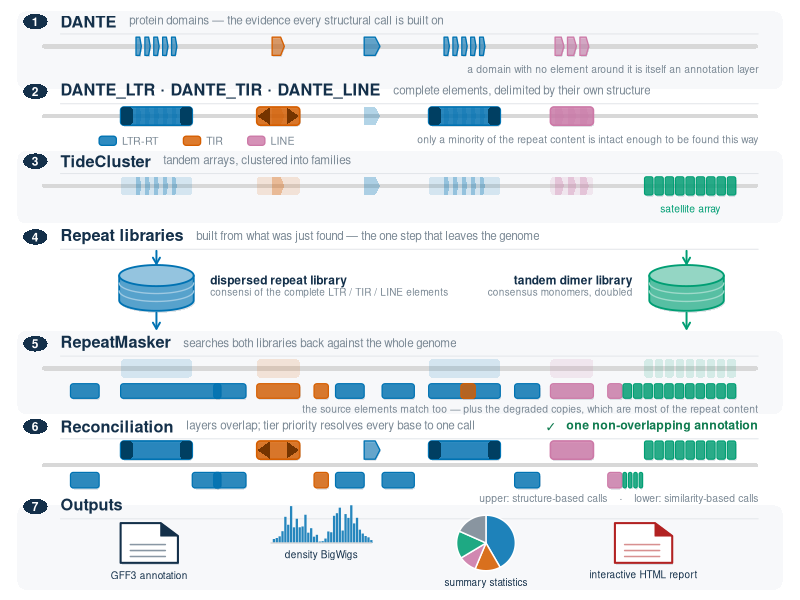
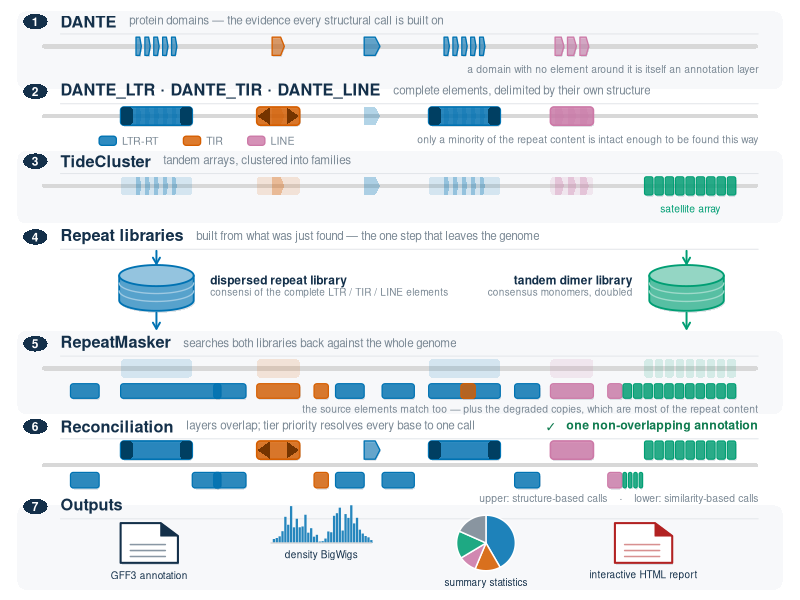

These charts were generated, in order, by the following R code:
#!/usr/bin/env Rscript
# make_workflow_figure.R -- the conceptual CARP schematic used in README.md.
#
#   scripts/make_workflow_figure.R [output_dir]      (default: figs)
#
# Produces figs/carp_workflow.{png,svg} from one drawing definition.
#
# This is deliberately NOT the same figure as figs/workflow_overview.svg, which
# scripts/make_workflow_diagram.py derives live from `snakemake --rulegraph` and
# which answers "which rules run in what order". This one answers "what does the
# pipeline do to a genome", and is hand-authored: it stays at the level of tools
# and concepts, never rule names or thresholds, because unlike the rulegraph it
# cannot be checked against the code and would otherwise drift.
#
# Visual vocabulary is shared with dante_ltr's README figures on purpose, so a
# reader moving between the two repositories is not relearning a language: a
# thin genome track spanning the full width, numbered stages down the page with
# the caption ABOVE its track (a left-hand caption gutter costs a fifth of the
# width and shrinks every glyph with it), earlier layers ghosted in later
# stages, and the Okabe-Ito palette with one rule -- a colour never means two
# things.
#
# Base R graphics only: R is already a runtime dependency (envs/tidecluster.yaml)
# so the figure needs nothing new to regenerate.

args   <- commandArgs(trailingOnly = TRUE)
OUTDIR <- if (length(args) >= 1) args[1] else "figs"
dir.create(OUTDIR, showWarnings = FALSE, recursive = TRUE)

# --- palette (Okabe-Ito, softened) ----------------------------------------
# Fill is the hue at reduced strength, border the hue at full strength: flat
# blocks read as diagrams, a fill/border pair reads as an object.
COL <- list(
  ltr    = "#0072B2",  # blue            LTR retrotransposons  (DANTE_LTR)
  tir    = "#D55E00",  # vermillion      TIR DNA transposons   (DANTE_TIR)
  line   = "#CC79A7",  # reddish purple  LINEs                 (DANTE_LINE)
  tandem = "#009E73",  # bluish green    tandem repeats        (TideCluster)
  track  = "#D8D8D8",
  band   = "#F7F8FA",
  rule   = "#E3E6EA",
  ink    = "#14304A",
  mute   = "#7A8894",
  flag   = "#B22222",
  shadow = "#12325020"
)
ghost <- function(col, a = 0.14) adjustcolor(col, alpha.f = a)
soft  <- function(col, a = 0.80) adjustcolor(col, alpha.f = a)

AR <- 1.26          # y-units per x-unit for a visually round corner

# --- one genomic region, identical coordinates in every stage --------------
ELEM <- list(
  ltr  = list(c(11, 21), c(54, 64)),
  tir  = list(c(30, 36)),
  line = list(c(71, 77))
)
SAT   <- c(84, 97)
SAT_RM <- c(81.0, 97.0)          # RM extends the array beyond the clustered part
FRAG <- list(
  ltr  = list(c(4, 8), c(24, 28.5), c(41, 45), c(47.5, 52), c(66, 69.5)),
  tir  = list(c(38, 40), c(58.5, 60.5)),
  line = list(c(79, 81))
)
ORPHAN   <- list(c(45, 47.2))    # a domain with no element around it

# RepeatMasker also hits the ELEMENTS the library was built from -- the library
# consensi come from them, so they are the best matches in the genome. One hit
# runs past its element into flanking degraded sequence.
RM_HIT <- c(
  list(list(c(11, 25),   "ltr")),      # element + a degraded continuation
  lapply(ELEM$ltr[-1],  function(e) list(e, "ltr")),
  lapply(ELEM$tir,      function(e) list(e, "tir")),
  lapply(ELEM$line,     function(e) list(e, "line")),
  unlist(lapply(names(FRAG), function(k)
    lapply(FRAG[[k]], function(f) list(f, k))), recursive = FALSE)
)

# interval subtraction, so the reconciled track is provably non-overlapping
# rather than drawn to look that way
subtract <- function(iv, blockers) {
  out <- list(iv)
  for (b in blockers) {
    nxt <- list()
    for (p in out) {
      if (b[2] <= p[1] || b[1] >= p[2]) { nxt <- c(nxt, list(p)); next }
      if (b[1] > p[1]) nxt <- c(nxt, list(c(p[1], b[1])))
      if (b[2] < p[2]) nxt <- c(nxt, list(c(b[2], p[2])))
    }
    out <- nxt
  }
  Filter(function(p) p[2] - p[1] > 0.25, out)
}

# domains sit INSIDE the element body, clear of the terminal structure
domains_of <- function(e, kind, n) {
  pad <- if (kind == "ltr") 1.9 else if (kind == "tir") 1.9 else 0.4
  x0 <- e[1] + pad; x1 <- e[2] - pad
  w  <- (x1 - x0)/n
  lapply(seq_len(n) - 1, function(i) c(x0 + i*w + 0.25, x0 + (i+1)*w - 0.25))
}
DOM <- c(
  lapply(domains_of(ELEM$ltr[[1]],  "ltr",  5), function(d) list(d, "ltr")),
  lapply(domains_of(ELEM$ltr[[2]],  "ltr",  5), function(d) list(d, "ltr")),
  lapply(domains_of(ELEM$tir[[1]],  "tir",  1), function(d) list(d, "tir")),
  lapply(domains_of(ELEM$line[[1]], "line", 3), function(d) list(d, "line")),
  lapply(ORPHAN, function(d) list(d, "ltr"))
)

# --- primitives -----------------------------------------------------------
rrect <- function(x0, y0, x1, y1, r, col, border = NA, lwd = 1.4, shadow = TRUE, lty = 1) {
  rx <- min(r, (x1 - x0)/2)
  ry <- min(rx * AR, (y1 - y0)/2)
  k  <- 10
  arc <- function(cx, cy, t0, t1) {
    t <- seq(t0, t1, length.out = k)
    cbind(cx + rx*cos(t), cy + ry*sin(t))
  }
  P <- rbind(arc(x1-rx, y0+ry, -pi/2, 0),      # bottom-right
             arc(x1-rx, y1-ry,     0, pi/2),   # top-right
             arc(x0+rx, y1-ry,  pi/2, pi),     # top-left
             arc(x0+rx, y0+ry,    pi, 1.5*pi)) # bottom-left
  if (shadow) polygon(P[,1] + 0.12, P[,2] - 0.30, col = COL$shadow, border = NA)
  polygon(P[,1], P[,2], col = col, border = border, lwd = lwd, lty = lty)
}

track <- function(y) {
  rrect(0, y-0.42, 100, y+0.42, 0.42, COL$track, border = NA, shadow = FALSE)
}

# a complete element: soft body, saturated border, its own terminal structure
element <- function(x0, x1, y, h, kind, col, faded = FALSE) {
  if (faded) { rrect(x0, y-h, x1, y+h, 0.5, ghost(col), border = NA, shadow = FALSE); return(invisible()) }
  rrect(x0, y-h, x1, y+h, 0.5, soft(col, .82), border = col, lwd = 1.6)
  dk <- adjustcolor(col, red.f = .55, green.f = .55, blue.f = .55)
  if (kind == "ltr") {
    rrect(x0, y-h, x0+1.7, y+h, 0.5, dk, border = NA, shadow = FALSE)
    rrect(x1-1.7, y-h, x1, y+h, 0.5, dk, border = NA, shadow = FALSE)
  } else if (kind == "tir") {
    polygon(c(x0+0.1, x0+1.8, x0+1.8), c(y, y+h*0.94, y-h*0.94), col = dk, border = NA)
    polygon(c(x1-0.1, x1-1.8, x1-1.8), c(y, y+h*0.94, y-h*0.94), col = dk, border = NA)
  }
}

domain <- function(x0, x1, y, h, col, faded = FALSE) {
  tip <- min((x1-x0)*0.30, 1.1)
  if (faded) {
    polygon(c(x0, x1-tip, x1, x1-tip, x0), c(y-h, y-h, y, y+h, y+h),
            col = ghost(col, .30), border = NA)
    return(invisible())
  }
  polygon(c(x0+0.12, x1-tip+0.12, x1+0.12, x1-tip+0.12, x0+0.12),
          c(y-h-0.30, y-h-0.30, y-0.30, y+h-0.30, y+h-0.30), col = COL$shadow, border = NA)
  polygon(c(x0, x1-tip, x1, x1-tip, x0), c(y-h, y-h, y, y+h, y+h),
          col = soft(col, .55), border = col, lwd = 1.3)
}

satellite <- function(x0, x1, y, h, col, faded = FALSE, n = NULL) {
  if (is.null(n)) n <- max(4, round((x1-x0)/1.45))
  w <- (x1-x0)/n
  for (i in seq_len(n) - 1) {
    a <- x0 + i*w + 0.13; b <- x0 + (i+1)*w - 0.13
    if (faded) rrect(a, y-h, b, y+h, 0.28, ghost(col), border = NA, shadow = FALSE)
    else       rrect(a, y-h, b, y+h, 0.28, soft(col, .82), border = col, lwd = 1.1)
  }
}

# --- stage furniture ------------------------------------------------------
band <- function(ytop, ybot) rrect(-3.4, ybot, 103.4, ytop, 1.2, COL$band, border = NA, shadow = FALSE)

caption <- function(n, title, sub, y, right = NA, rcol = "#0F7B4F") {
  rrect(-2.6, y-1.45, 0.8, y+1.45, 1.7, COL$ink, border = NA, shadow = FALSE)
  text(-0.9, y, n, col = "white", cex = 0.72, font = 2)
  text(2.6, y, title, col = COL$ink, cex = 0.98, font = 2, adj = 0)
  if (!is.na(sub))
    text(2.6 + strwidth(title, cex = 0.98, font = 2) + 1.8, y, sub,
         col = COL$mute, cex = 0.70, adj = 0)
  if (!is.na(right)) {
    text(100, y, right, col = rcol, cex = 0.74, font = 2, adj = 1)
    text(100 - strwidth(right, cex = 0.74, font = 2) - 1.4, y, "✓", col = rcol, cex = 0.8, font = 2, adj = 1)
  }
  segments(2.6, y-2.3, 100, y-2.3, col = COL$rule, lwd = 1)
}

note <- function(x, y, txt, col = COL$mute, cex = 0.62, adj = 1) text(x, y, txt, col = col, cex = cex, adj = adj)

# a database cylinder -- the libraries are stores, not boxes; label goes outside.
# Fills are OPAQUE tints rather than alpha: the body, its bottom cap and the top
# cap overlap, and translucent fills composited into visible density bands.
tint <- function(col, p) {           # p = how far towards white
  v <- col2rgb(col)/255
  rgb(v[1]*(1-p) + p, v[2]*(1-p) + p, v[3]*(1-p) + p)
}
db_icon <- function(cx, cy, rx, h, col) {
  ry   <- rx * AR * 0.30
  body <- tint(col, 0.34)
  cap  <- tint(col, 0.58)
  seam <- tint(col, 0.62)
  arc  <- function(cyy, t0, t1, n = 48) {
    t <- seq(t0, t1, length.out = n)
    cbind(cx + rx*cos(t), cyy + ry*sin(t))
  }
  # one outline for body + bottom cap, so there is no seam where they meet
  B <- rbind(c(cx-rx, cy+h/2), arc(cy-h/2, pi, 2*pi), c(cx+rx, cy+h/2))
  polygon(B[,1] + 0.16, B[,2] - 0.38, col = COL$shadow, border = NA)
  polygon(B[,1], B[,2], col = body, border = col, lwd = 1.8)
  for (d in c(0.30, 0.62)) {          # stacked-disk seams, front half only
    A <- arc(cy + h/2 - d*h, pi, 2*pi, 40)
    lines(A[,1], A[,2], col = seam, lwd = 1.3)
  }
  T <- arc(cy + h/2, 0, 2*pi, 64)
  polygon(T[,1], T[,2], col = cap, border = col, lwd = 1.8)
}

# icons -------------------------------------------------------------------
doc_icon <- function(x, y, w, h, col, lab) {
  f <- w*0.30
  polygon(c(x+0.15, x+w-f+0.15, x+w+0.15, x+w+0.15, x+0.15),
          c(y+h-0.35, y+h-0.35, y+h-f-0.35, y-h-0.35, y-h-0.35), col = COL$shadow, border = NA)
  polygon(c(x, x+w-f, x+w, x+w, x), c(y+h, y+h, y+h-f, y-h, y-h),
          col = "white", border = col, lwd = 2)
  polygon(c(x+w-f, x+w-f, x+w), c(y+h, y+h-f, y+h-f), col = col, border = col)
  for (i in 1:3) segments(x+w*0.17, y+h*0.22-i*h*0.30, x+w*0.78, y+h*0.22-i*h*0.30, col = soft(col,.5), lwd = 1.5)
  text(x+w/2, y-h-2.3, lab, col = COL$ink, cex = 0.60, adj = 0.5)
}
pie_icon <- function(cx, cy, r, cols, fracs, lab) {
  a0 <- pi/2
  for (i in seq_along(fracs)) {
    a1 <- a0 - 2*pi*fracs[i]; aa <- seq(a0, a1, length.out = 44)
    polygon(c(cx, cx + r*cos(aa)), c(cy, cy + r*AR*sin(aa)),
            col = soft(cols[i], .88), border = "white", lwd = 1.4)
    a0 <- a1
  }
  text(cx, cy - r*AR - 2.3, lab, col = COL$ink, cex = 0.60, adj = 0.5)
}
wig_icon <- function(x, y, w, h, col, lab) {
  set.seed(7); xs <- seq(x, x+w, length.out = 36)
  ys <- y - h + abs(sin(seq(0, 6.2, length.out = 36)) * runif(36, .28, 1)) * 2*h
  for (i in seq_along(xs)) segments(xs[i], y-h, xs[i], ys[i], col = soft(col,.85), lwd = 2.2, lend = 1)
  segments(x, y-h, x+w, y-h, col = COL$track, lwd = 1.4)
  text(x+w/2, y-h-2.3, lab, col = COL$ink, cex = 0.60, adj = 0.5)
}

# --- the figure -----------------------------------------------------------
draw <- function() {
  par(mar = c(0.3, 0.3, 0.3, 0.3), xaxs = "i", yaxs = "i")
  plot(NA, xlim = c(-5, 105), ylim = c(-6, 103.5), axes = FALSE, xlab = "", ylab = "")
  H <- 1.7; RM <- 4.2

  # Stage baselines and band extents are explicit rather than a uniform pitch:
  # the stages are not the same height (4 has boxes, 6 has two lanes, 7 has
  # icons with labels beneath), so a single spacing rule puts a caption inside
  # the neighbouring band or a glyph through its own caption rule.
  Y <- c(s1 = 96, s2 = 83, s3 = 70, s4 = 51, s5 = 36, s6 = 18, s7 = 3.5)
  for (b in list(c(102.5, 88.0), c(76.5, 63.0), c(43.0, 27.5), c(10.5, -5.2)))
    band(b[1], b[2])

  ghosts <- function(y, sat = TRUE, dom = FALSE) {
    if (dom) for (d in DOM) domain(d[[1]][1], d[[1]][2], y, H, COL[[d[[2]]]], faded = TRUE)
    for (e in ELEM$ltr)  element(e[1], e[2], y, H, "ltr",  COL$ltr,  faded = TRUE)
    for (e in ELEM$tir)  element(e[1], e[2], y, H, "tir",  COL$tir,  faded = TRUE)
    for (e in ELEM$line) element(e[1], e[2], y, H, "line", COL$line, faded = TRUE)
    if (sat) satellite(SAT[1], SAT[2], y, H, COL$tandem, faded = TRUE)
  }

  ## 1 DANTE
  y <- Y["s1"]; caption(1, "DANTE", "protein domains — the evidence every structural call is built on", y + 4.6)
  track(y); for (d in DOM) domain(d[[1]][1], d[[1]][2], y, H, COL[[d[[2]]]])
  note(100, y - 4.4, "a domain with no element around it is itself an annotation layer")

  ## 2 complete elements
  y <- Y["s2"]; caption(2, "DANTE_LTR · DANTE_TIR · DANTE_LINE",
                        "complete elements, delimited by their own structure", y + 4.6)
  track(y)
  for (d in DOM) domain(d[[1]][1], d[[1]][2], y, H, COL[[d[[2]]]], faded = TRUE)
  for (e in ELEM$ltr)  element(e[1], e[2], y, H, "ltr",  COL$ltr)
  for (e in ELEM$tir)  element(e[1], e[2], y, H, "tir",  COL$tir)
  for (e in ELEM$line) element(e[1], e[2], y, H, "line", COL$line)
  lx <- 8; ly <- y - 4.6
  for (g in list(c("LTR-RT", COL$ltr), c("TIR", COL$tir), c("LINE", COL$line))) {
    rrect(lx, ly-0.85, lx+2.4, ly+0.85, 0.4, soft(g[2], .82), border = g[2], lwd = 1.3, shadow = FALSE)
    text(lx+3.2, ly, g[1], col = COL$mute, cex = 0.64, adj = 0)
    lx <- lx + 3.2 + strwidth(g[1], cex = 0.64) + 3.4
  }
  note(100, ly, "only a minority of the repeat content is intact enough to be found this way")

  ## 3 TideCluster
  y <- Y["s3"]; caption(3, "TideCluster", "tandem arrays, clustered into families", y + 4.6)
  track(y); ghosts(y, sat = FALSE, dom = TRUE)
  satellite(SAT[1], SAT[2], y, H, COL$tandem)
  note(mean(SAT), y - 4.4, "satellite array", col = COL$tandem, adj = 0.5)

  ## 4 libraries
  y <- Y["s4"]
  caption(4, "Repeat libraries", "built from what was just found — the one step that leaves the genome", y + 9.5)
  db_icon(16, y, 5.2, 4.6, COL$ltr)
  text(23.5, y + 1.2, "dispersed repeat library", col = COL$ink, cex = 0.72, font = 2, adj = 0)
  text(23.5, y - 0.9, "consensi of the complete LTR / TIR / LINE elements",
       col = COL$mute, cex = 0.60, adj = 0)
  db_icon(90, y, 5.2, 4.6, COL$tandem)
  text(82.5, y + 1.2, "tandem dimer library", col = COL$ink, cex = 0.72, font = 2, adj = 1)
  text(82.5, y - 0.9, "consensus monomers, doubled", col = COL$mute, cex = 0.60, adj = 1)
  # arrows start under the layers that feed each library and reach into stage 5
  arrows(16, y + 6.9, 16, y + 4.5, length = 0.07, col = COL$ltr,    lwd = 1.9)
  arrows(90, y + 6.9, 90, y + 4.5, length = 0.07, col = COL$tandem, lwd = 1.9)
  arrows(16, y - 4.6, 16, y - 7.6, length = 0.07, col = COL$ltr,    lwd = 1.9)
  arrows(90, y - 4.6, 90, y - 7.6, length = 0.07, col = COL$tandem, lwd = 1.9)

  ## 5 RepeatMasker
  y <- Y["s5"]; caption(5, "RepeatMasker", "searches both libraries back against the whole genome", y + 4.6)
  track(y); ghosts(y)
  for (h in RM_HIT)
    rrect(h[[1]][1], y-RM-H*0.8, h[[1]][2], y-RM+H*0.8, 0.4,
          soft(COL[[h[[2]]]], .80), border = COL[[h[[2]]]], lwd = 1.2)
  satellite(SAT_RM[1], SAT_RM[2], y-RM, H*0.8, COL$tandem)
  note(100, y - RM - 3.6,
       "the source elements match too — plus the degraded copies, which are most of the repeat content")

  ## 6 reconciliation -- two lanes: what came from structure, what from similarity
  y <- Y["s6"]
  caption(6, "Reconciliation", "layers overlap; tier priority resolves every base to one call",
          y + 7.2, right = "one non-overlapping annotation")
  track(y)
  ys <- y + 2.8; yr <- y - 2.8
  blockers <- c(ELEM$ltr, ELEM$tir, ELEM$line, list(SAT), ORPHAN)

  # upper lane: structural evidence wins wherever it exists
  for (e in ELEM$ltr)  element(e[1], e[2], ys, H, "ltr",  COL$ltr)
  for (e in ELEM$tir)  element(e[1], e[2], ys, H, "tir",  COL$tir)
  for (e in ELEM$line) element(e[1], e[2], ys, H, "line", COL$line)
  satellite(SAT[1], SAT[2], ys, H, COL$tandem)
  for (o in ORPHAN) domain(o[1], o[2], ys, H, COL$ltr)   # a domain is a call of its own

  # lower lane: similarity hits, minus everything the upper lane already claimed
  for (h in RM_HIT) for (p in subtract(h[[1]], blockers))
    rrect(p[1], yr-H*0.85, p[2], yr+H*0.85, 0.4,
          soft(COL[[h[[2]]]], .80), border = COL[[h[[2]]]], lwd = 1.2)
  for (p in subtract(SAT_RM, blockers))
    satellite(p[1], p[2], yr, H*0.85, COL$tandem)

  note(100, y - 6.4, "upper: structure-based calls    ·    lower: similarity-based calls")

  ## 7 outputs
  y <- Y["s7"]; caption(7, "Outputs", NA, y + 6.8)
  doc_icon(11, y, 8.0, 3.7, COL$ink,  "GFF3 annotation")
  wig_icon(32, y + 3.7, 14, 3.7, COL$ltr, "density BigWigs")
  pie_icon(62, y, 4.1, c(COL$ltr, COL$tir, COL$line, COL$tandem, COL$mute),
           c(.42, .14, .10, .16, .18), "summary statistics")
  doc_icon(80, y, 8.0, 3.7, COL$flag, "interactive HTML report")
}

render <- function(path, dev, ...) {
  dev(path, ...); draw(); invisible(dev.off()); message("wrote ", path)
}
render(file.path(OUTDIR, "carp_workflow.png"), png,
       width = 1800, height = 1540, res = 150, bg = "white")
render(file.path(OUTDIR, "carp_workflow.svg"), svg,
       width = 12, height = 10.3, bg = "white")
